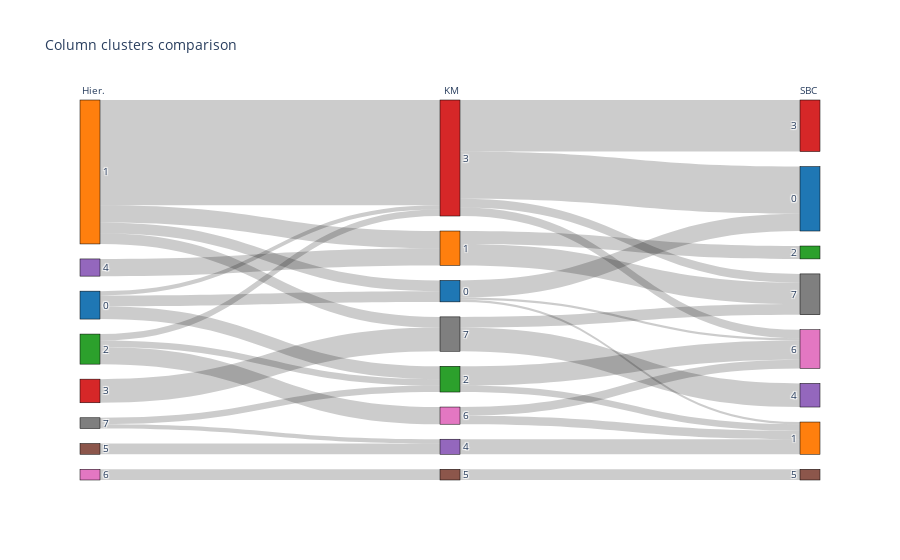

The cell this chart's notebook holds for it:
### Code cell
sankey_plot(
    [pq_opt_part_custom.col_labels.tolist(), pq_opt_part_km.col_labels.tolist(), pq_opt_part_sbc.col_labels.tolist()],
    labels_titles=["Hier.", "KM", "SBC"],
    title="Column clusters comparison"
)

### Figure 1 — Plotly figure (JSON) as saved in the notebook; plotly's stock layout.template omitted (floating-point values rounded to 4 significant figures)
{"data": [{"link": {"source": [0, 0, 0, 1, 1, 1, 1, 2, 2, 2, 3, 4, 5, 6, 7, 7, 8, 8, 8, 9, 9, 10, 10, 11, 11, 11, 11, 12, 13, 14, 14, 15, 15], "target": [8, 10, 11, 8, 9, 11, 15, 10, 11, 14, 15, 9, 12, 13, 10, 12, 16, 17, 22, 18, 23, 17, 22, 16, 19, 22, 23, 17, 21, 17, 22, 20, 23], "value": [5, 6, 2, 5, 8, 49, 5, 3, 3, 8, 11, 8, 5, 5, 3, 2, 8, 1, 1, 6, 10, 3, 9, 22, 24, 4, 4, 7, 5, 4, 4, 11, 5]}, "node": {"color": ["#1f77b4", "#ff7f0e", "#2ca02c", "#d62728", "#9467bd", "#8c564b", "#e377c2", "#7f7f7f", "#1f77b4", "#ff7f0e", "#2ca02c", "#d62728", "#9467bd", "#8c564b", "#e377c2", "#7f7f7f", "#1f77b4", "#ff7f0e", "#2ca02c", "#d62728", "#9467bd", "#8c564b", "#e377c2", "#7f7f7f"], "label": ["0", "1", "2", "3", "4", "5", "6", "7", "0", "1", "2", "3", "4", "5", "6", "7", "0", "1", "2", "3", "4", "5", "6", "7"], "line": {"color": "black", "width": 0.5}, "pad": 15, "thickness": 20}, "type": "sankey"}], "layout": {"annotations": [{"showarrow": false, "text": "Hier.", "x": 0, "xref": "x", "y": 1.05, "yref": "paper"}, {"showarrow": false, "text": "KM", "x": 1, "xref": "x", "y": 1.05, "yref": "paper"}, {"showarrow": false, "text": "SBC", "x": 2, "xref": "x", "y": 1.05, "yref": "paper"}], "font": {"size": 10}, "plot_bgcolor": "rgba(0,0,0,0)", "title": {"text": "Column clusters comparison"}, "xaxis": {"showgrid": false, "visible": false, "zeroline": false}, "yaxis": {"showgrid": false, "visible": false, "zeroline": false}}}
